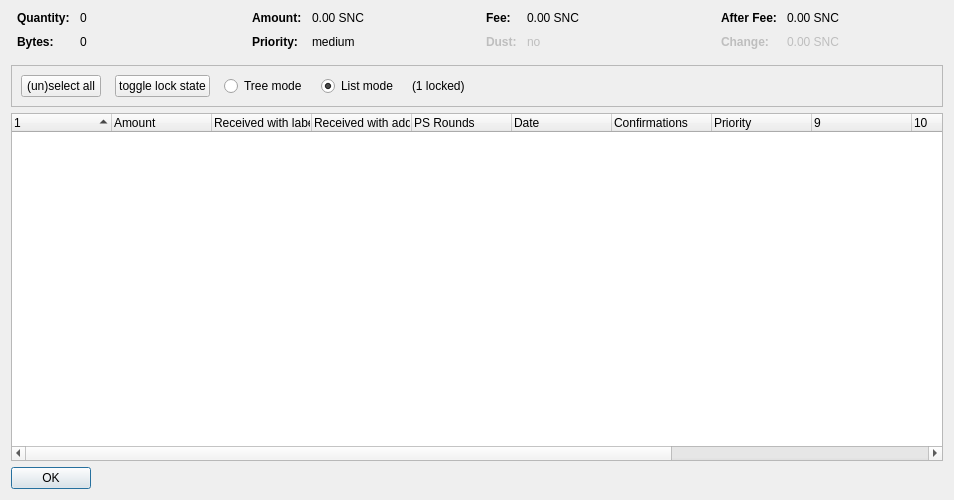
<?xml version="1.0" encoding="UTF-8"?>
<ui version="4.0">
 <class>CoinControlDialog</class>
 <widget class="QDialog" name="CoinControlDialog">
  <property name="geometry">
   <rect>
    <x>0</x>
    <y>0</y>
    <width>954</width>
    <height>500</height>
   </rect>
  </property>
  <property name="windowTitle">
   <string>Coin Selection</string>
  </property>
  <layout class="QVBoxLayout" name="verticalLayout">
   <item>
    <layout class="QHBoxLayout" name="horizontalLayoutTop" stretch="0,0,0,0">
     <property name="topMargin">
      <number>0</number>
     </property>
     <property name="bottomMargin">
      <number>10</number>
     </property>
     <item>
      <layout class="QFormLayout" name="formLayoutCoinControl1">
       <property name="horizontalSpacing">
        <number>10</number>
       </property>
       <property name="verticalSpacing">
        <number>10</number>
       </property>
       <property name="leftMargin">
        <number>6</number>
       </property>
       <property name="rightMargin">
        <number>6</number>
       </property>
       <item row="0" column="0">
        <widget class="QLabel" name="labelCoinControlQuantityText">
         <property name="font">
          <font>
           <weight>75</weight>
           <bold>true</bold>
          </font>
         </property>
         <property name="text">
          <string>Quantity:</string>
         </property>
        </widget>
       </item>
       <item row="0" column="1">
        <widget class="QLabel" name="labelCoinControlQuantity">
         <property name="cursor">
          <cursorShape>IBeamCursor</cursorShape>
         </property>
         <property name="contextMenuPolicy">
          <enum>Qt::ActionsContextMenu</enum>
         </property>
         <property name="text">
          <string notr="true">0</string>
         </property>
         <property name="textInteractionFlags">
          <set>Qt::LinksAccessibleByMouse|Qt::TextSelectableByKeyboard|Qt::TextSelectableByMouse</set>
         </property>
        </widget>
       </item>
       <item row="1" column="0">
        <widget class="QLabel" name="labelCoinControlBytesText">
         <property name="font">
          <font>
           <weight>75</weight>
           <bold>true</bold>
          </font>
         </property>
         <property name="text">
          <string>Bytes:</string>
         </property>
        </widget>
       </item>
       <item row="1" column="1">
        <widget class="QLabel" name="labelCoinControlBytes">
         <property name="cursor">
          <cursorShape>IBeamCursor</cursorShape>
         </property>
         <property name="contextMenuPolicy">
          <enum>Qt::ActionsContextMenu</enum>
         </property>
         <property name="text">
          <string notr="true">0</string>
         </property>
         <property name="textInteractionFlags">
          <set>Qt::LinksAccessibleByMouse|Qt::TextSelectableByKeyboard|Qt::TextSelectableByMouse</set>
         </property>
        </widget>
       </item>
      </layout>
     </item>
     <item>
      <layout class="QFormLayout" name="formLayoutCoinControl2">
       <property name="horizontalSpacing">
        <number>10</number>
       </property>
       <property name="verticalSpacing">
        <number>10</number>
       </property>
       <property name="leftMargin">
        <number>6</number>
       </property>
       <property name="rightMargin">
        <number>6</number>
       </property>
       <item row="0" column="0">
        <widget class="QLabel" name="labelCoinControlAmountText">
         <property name="font">
          <font>
           <weight>75</weight>
           <bold>true</bold>
          </font>
         </property>
         <property name="text">
          <string>Amount:</string>
         </property>
        </widget>
       </item>
       <item row="0" column="1">
        <widget class="QLabel" name="labelCoinControlAmount">
         <property name="cursor">
          <cursorShape>IBeamCursor</cursorShape>
         </property>
         <property name="contextMenuPolicy">
          <enum>Qt::ActionsContextMenu</enum>
         </property>
         <property name="text">
          <string notr="true">0.00 SNC</string>
         </property>
         <property name="textInteractionFlags">
          <set>Qt::LinksAccessibleByMouse|Qt::TextSelectableByKeyboard|Qt::TextSelectableByMouse</set>
         </property>
        </widget>
       </item>
       <item row="1" column="0">
        <widget class="QLabel" name="labelCoinControlPriorityText">
         <property name="font">
          <font>
           <weight>75</weight>
           <bold>true</bold>
          </font>
         </property>
         <property name="text">
          <string>Priority:</string>
         </property>
        </widget>
       </item>
       <item row="1" column="1">
        <widget class="QLabel" name="labelCoinControlPriority">
         <property name="cursor">
          <cursorShape>IBeamCursor</cursorShape>
         </property>
         <property name="contextMenuPolicy">
          <enum>Qt::ActionsContextMenu</enum>
         </property>
         <property name="text">
          <string>medium</string>
         </property>
         <property name="textInteractionFlags">
          <set>Qt::LinksAccessibleByMouse|Qt::TextSelectableByKeyboard|Qt::TextSelectableByMouse</set>
         </property>
        </widget>
       </item>
      </layout>
     </item>
     <item>
      <layout class="QFormLayout" name="formLayoutCoinControl3">
       <property name="horizontalSpacing">
        <number>10</number>
       </property>
       <property name="verticalSpacing">
        <number>10</number>
       </property>
       <property name="leftMargin">
        <number>6</number>
       </property>
       <property name="rightMargin">
        <number>6</number>
       </property>
       <item row="0" column="0">
        <widget class="QLabel" name="labelCoinControlFeeText">
         <property name="font">
          <font>
           <weight>75</weight>
           <bold>true</bold>
          </font>
         </property>
         <property name="text">
          <string>Fee:</string>
         </property>
        </widget>
       </item>
       <item row="0" column="1">
        <widget class="QLabel" name="labelCoinControlFee">
         <property name="cursor">
          <cursorShape>IBeamCursor</cursorShape>
         </property>
         <property name="contextMenuPolicy">
          <enum>Qt::ActionsContextMenu</enum>
         </property>
         <property name="text">
          <string notr="true">0.00 SNC</string>
         </property>
         <property name="textInteractionFlags">
          <set>Qt::LinksAccessibleByMouse|Qt::TextSelectableByKeyboard|Qt::TextSelectableByMouse</set>
         </property>
        </widget>
       </item>
       <item row="1" column="0">
        <widget class="QLabel" name="labelCoinControlLowOutputText">
         <property name="enabled">
          <bool>false</bool>
         </property>
         <property name="font">
          <font>
           <weight>75</weight>
           <bold>true</bold>
          </font>
         </property>
         <property name="text">
          <string>Dust:</string>
         </property>
        </widget>
       </item>
       <item row="1" column="1">
        <widget class="QLabel" name="labelCoinControlLowOutput">
         <property name="enabled">
          <bool>false</bool>
         </property>
         <property name="cursor">
          <cursorShape>IBeamCursor</cursorShape>
         </property>
         <property name="contextMenuPolicy">
          <enum>Qt::ActionsContextMenu</enum>
         </property>
         <property name="text">
          <string>no</string>
         </property>
         <property name="textInteractionFlags">
          <set>Qt::LinksAccessibleByMouse|Qt::TextSelectableByKeyboard|Qt::TextSelectableByMouse</set>
         </property>
        </widget>
       </item>
      </layout>
     </item>
     <item>
      <layout class="QFormLayout" name="formLayoutCoinControl4">
       <property name="horizontalSpacing">
        <number>10</number>
       </property>
       <property name="verticalSpacing">
        <number>10</number>
       </property>
       <property name="leftMargin">
        <number>6</number>
       </property>
       <property name="rightMargin">
        <number>6</number>
       </property>
       <item row="0" column="0">
        <widget class="QLabel" name="labelCoinControlAfterFeeText">
         <property name="font">
          <font>
           <weight>75</weight>
           <bold>true</bold>
          </font>
         </property>
         <property name="text">
          <string>After Fee:</string>
         </property>
        </widget>
       </item>
       <item row="0" column="1">
        <widget class="QLabel" name="labelCoinControlAfterFee">
         <property name="cursor">
          <cursorShape>IBeamCursor</cursorShape>
         </property>
         <property name="contextMenuPolicy">
          <enum>Qt::ActionsContextMenu</enum>
         </property>
         <property name="text">
          <string notr="true">0.00 SNC</string>
         </property>
         <property name="textInteractionFlags">
          <set>Qt::LinksAccessibleByMouse|Qt::TextSelectableByKeyboard|Qt::TextSelectableByMouse</set>
         </property>
        </widget>
       </item>
       <item row="1" column="0">
        <widget class="QLabel" name="labelCoinControlChangeText">
         <property name="enabled">
          <bool>false</bool>
         </property>
         <property name="font">
          <font>
           <weight>75</weight>
           <bold>true</bold>
          </font>
         </property>
         <property name="text">
          <string>Change:</string>
         </property>
        </widget>
       </item>
       <item row="1" column="1">
        <widget class="QLabel" name="labelCoinControlChange">
         <property name="enabled">
          <bool>false</bool>
         </property>
         <property name="cursor">
          <cursorShape>IBeamCursor</cursorShape>
         </property>
         <property name="contextMenuPolicy">
          <enum>Qt::ActionsContextMenu</enum>
         </property>
         <property name="text">
          <string notr="true">0.00 SNC</string>
         </property>
         <property name="textInteractionFlags">
          <set>Qt::LinksAccessibleByMouse|Qt::TextSelectableByKeyboard|Qt::TextSelectableByMouse</set>
         </property>
        </widget>
       </item>
      </layout>
     </item>
    </layout>
   </item>
   <item>
    <widget class="QFrame" name="frame">
     <property name="minimumSize">
      <size>
       <width>0</width>
       <height>40</height>
      </size>
     </property>
     <property name="frameShape">
      <enum>QFrame::StyledPanel</enum>
     </property>
     <property name="frameShadow">
      <enum>QFrame::Sunken</enum>
     </property>
     <layout class="QHBoxLayout" name="horizontalLayout">
      <item>
       <layout class="QHBoxLayout" name="horizontalLayoutPanel" stretch="0,0,0,0,0,0">
        <property name="spacing">
         <number>14</number>
        </property>
        <item>
         <widget class="QPushButton" name="pushButtonSelectAll">
          <property name="sizePolicy">
           <sizepolicy hsizetype="Maximum" vsizetype="Fixed">
            <horstretch>0</horstretch>
            <verstretch>0</verstretch>
           </sizepolicy>
          </property>
          <property name="text">
           <string>(un)select all</string>
          </property>
          <property name="autoDefault">
           <bool>false</bool>
          </property>
         </widget>
        </item>
        <item>
         <widget class="QPushButton" name="pushButtonToggleLock">
          <property name="sizePolicy">
           <sizepolicy hsizetype="Maximum" vsizetype="Fixed">
            <horstretch>0</horstretch>
            <verstretch>0</verstretch>
           </sizepolicy>
          </property>
          <property name="text">
           <string>toggle lock state</string>
          </property>
          <property name="autoDefault">
           <bool>false</bool>
          </property>
         </widget>
        </item>
        <item>
         <widget class="QRadioButton" name="radioTreeMode">
          <property name="sizePolicy">
           <sizepolicy hsizetype="Maximum" vsizetype="Fixed">
            <horstretch>0</horstretch>
            <verstretch>0</verstretch>
           </sizepolicy>
          </property>
          <property name="text">
           <string>Tree mode</string>
          </property>
         </widget>
        </item>
        <item>
         <widget class="QRadioButton" name="radioListMode">
          <property name="sizePolicy">
           <sizepolicy hsizetype="Maximum" vsizetype="Fixed">
            <horstretch>0</horstretch>
            <verstretch>0</verstretch>
           </sizepolicy>
          </property>
          <property name="text">
           <string>List mode</string>
          </property>
          <property name="checked">
           <bool>true</bool>
          </property>
         </widget>
        </item>
        <item>
         <widget class="QLabel" name="labelLocked">
          <property name="text">
           <string>(1 locked)</string>
          </property>
         </widget>
        </item>
        <item>
         <spacer name="horizontalSpacer">
          <property name="orientation">
           <enum>Qt::Horizontal</enum>
          </property>
          <property name="sizeHint" stdset="0">
           <size>
            <width>40</width>
            <height>20</height>
           </size>
          </property>
         </spacer>
        </item>
       </layout>
      </item>
     </layout>
    </widget>
   </item>
   <item>
    <widget class="CoinControlTreeWidget" name="treeWidget">
     <property name="contextMenuPolicy">
      <enum>Qt::CustomContextMenu</enum>
     </property>
     <property name="sortingEnabled">
      <bool>false</bool>
     </property>
     <property name="columnCount">
      <number>13</number>
     </property>
     <attribute name="headerShowSortIndicator" stdset="0">
      <bool>true</bool>
     </attribute>
     <attribute name="headerStretchLastSection">
      <bool>false</bool>
     </attribute>
     <column>
      <property name="text">
       <string/>
      </property>
     </column>
     <column>
      <property name="text">
       <string>Amount</string>
      </property>
     </column>
     <column>
      <property name="text">
       <string>Received with label</string>
      </property>
     </column>
     <column>
      <property name="text">
       <string>Received with address</string>
      </property>
     </column>
     <column>
      <property name="text">
       <string>PS Rounds</string>
      </property>
     </column>
     <column>
      <property name="text">
       <string>Date</string>
      </property>
     </column>
     <column>
      <property name="text">
       <string>Confirmations</string>
      </property>
      <property name="toolTip">
       <string>Confirmed</string>
      </property>
     </column>
     <column>
      <property name="text">
       <string>Priority</string>
      </property>
     </column>
     <column>
      <property name="text">
       <string/>
      </property>
     </column>
     <column>
      <property name="text">
       <string/>
      </property>
     </column>
     <column>
      <property name="text">
       <string/>
      </property>
     </column>
     <column>
      <property name="text">
       <string/>
      </property>
     </column>
     <column>
      <property name="text">
       <string/>
      </property>
     </column>
    </widget>
   </item>
   <item>
    <widget class="QDialogButtonBox" name="buttonBox">
     <property name="sizePolicy">
      <sizepolicy hsizetype="Maximum" vsizetype="Fixed">
       <horstretch>0</horstretch>
       <verstretch>0</verstretch>
      </sizepolicy>
     </property>
     <property name="orientation">
      <enum>Qt::Horizontal</enum>
     </property>
     <property name="standardButtons">
      <set>QDialogButtonBox::Ok</set>
     </property>
    </widget>
   </item>
  </layout>
 </widget>
 <customwidgets>
  <customwidget>
   <class>CoinControlTreeWidget</class>
   <extends>QTreeWidget</extends>
   <header>coincontroltreewidget.h</header>
  </customwidget>
 </customwidgets>
 <resources/>
 <connections/>
</ui>
